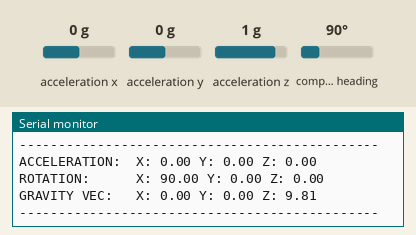
This program was run on a simulated Arduino Nano, built with avr-gcc and run on an emulated ATmega328P. Shown: the last lines printed to the serial monitor. Inputs (shaded band) come from the test bench; at power-on: acceleration x 0 g, acceleration y 0 g, acceleration z 1 g, compass heading 90°.

Above: at 2.3 s.
2.4 s: acceleration x set to -1.4 g
At 3.8 s:
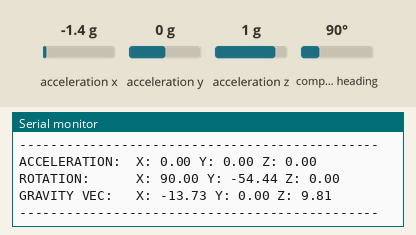
3.9 s: acceleration y set to -1.4 g
At 5.5 s:
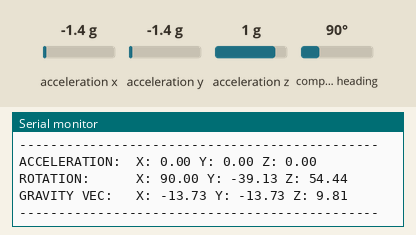
8.0 s: acceleration z set to -1.4 g
At 9.4 s:
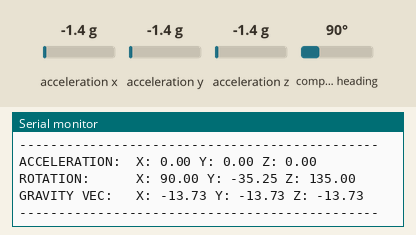
9.5 s: compass heading set to 7°
At 11.1 s:
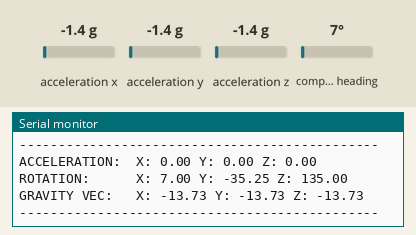
Timing chart, 0 to 12.6 s (numbered marks = the images above; inputs shaded):
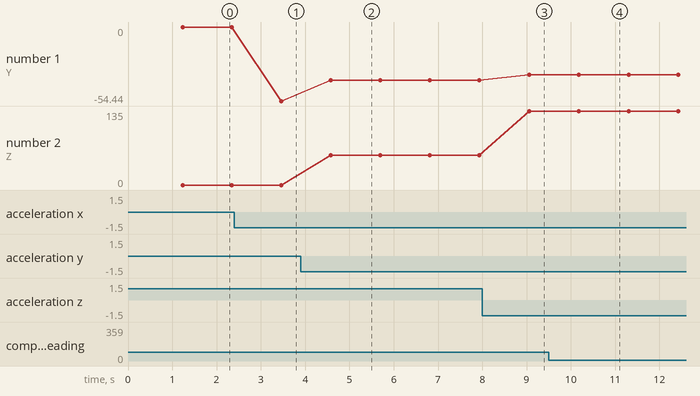

The program:

main.cpp
```cpp
#include <Arduino.h>
#include <Wire.h>
#include <SoftwareSerial.h>
#include <Adafruit_Sensor.h>
#include <Adafruit_BNO055.h>
#include <utility/imumaths.h>

#define BNO055_SAMPLERATE_DELAY_MS (1000)
Adafruit_BNO055 bno = Adafruit_BNO055();

void setup()
{
    Serial.begin(9600);

    Serial.println("##############################################");
    Serial.println("                   IMU TEST                   ");
    Serial.println("##############################################");

    if (!bno.begin())
    {
        Serial.print("No IMU detected");
        while (1)
            ;
    }

    delay(1000);
    bno.setExtCrystalUse(true);

    Serial.println("Calibration values:\n0=uncalibrated, 3=fully calibrated");
    Serial.println("");
    Serial.println("----------------------------------------------");
}

void loop()
{
    /* Display calibration status for each sensor. */
    uint8_t sys, gyro, accel, mag;
    bno.getCalibration(&sys, &gyro, &accel, &mag);

    if (gyro == 3 and accel == 3 and mag == 3)
    {
        // Possible vector values can be:
        // - VECTOR_ACCELEROMETER - m/s^2
        // - VECTOR_MAGNETOMETER  - uT
        // - VECTOR_GYROSCOPE     - rad/s
        // - VECTOR_EULER         - degrees
        // - VECTOR_LINEARACCEL   - m/s^2
        // - VECTOR_GRAVITY       - m/s^2
        imu::Vector<3> acc = bno.getVector(Adafruit_BNO055::VECTOR_LINEARACCEL);
        imu::Vector<3> ang = bno.getVector(Adafruit_BNO055::VECTOR_EULER);
        imu::Vector<3> grav = bno.getVector(Adafruit_BNO055::VECTOR_GRAVITY);

        /* Display the floating point data */
        Serial.print("ACCELERATION:  ");
        Serial.print("X: ");
        Serial.print(acc.x(), 2);
        Serial.print(" Y: ");
        Serial.print(acc.y(), 2);
        Serial.print(" Z: ");
        Serial.print(acc.z(), 2);
        Serial.println();

        Serial.print("ROTATION:      ");
        Serial.print("X: ");
        Serial.print(ang.x(), 2);
        Serial.print(" Y: ");
        Serial.print(ang.y(), 2);
        Serial.print(" Z: ");
        Serial.print(ang.z(), 2);
        Serial.println();

        Serial.print("GRAVITY VEC:   ");
        Serial.print("X: ");
        Serial.print(grav.x(), 2);
        Serial.print(" Y: ");
        Serial.print(grav.y(), 2);
        Serial.print(" Z: ");
        Serial.print(grav.z(), 2);
        Serial.println();

        Serial.println("----------------------------------------------");
    }
    else
    {
        Serial.print("CALIBRATION: Sys=");
        Serial.print(sys, DEC);
        Serial.print(" Gyro=");
        Serial.print(gyro, DEC);
        Serial.print(" Accel=");
        Serial.print(accel, DEC);
        Serial.print(" Mag=");
        Serial.println(mag, DEC);
        Serial.println("----------------------------------------------");
    }

    delay(BNO055_SAMPLERATE_DELAY_MS);
}
```

Measured:
- after the input at 2.4 s, the serial monitor: prints a new line after 1.1 s (image 1)
- after the input at 3.9 s, the serial monitor: prints a new line after 0.68 s (image 2)
- after the input at 8.0 s, the serial monitor: prints a new line after 1.1 s (image 3)
- after the input at 9.5 s, the serial monitor: prints a new line after 0.68 s (image 4)
- plotted number 1: 0 → -54.44 after the input at 2.4 s, -54.44 → -39.13 after the input at 3.9 s, -39.13 → -35.25 after the input at 8.0 s
- plotted number 2: 0 → 54.44 after the input at 3.9 s, 54.44 → 135 after the input at 8.0 s
